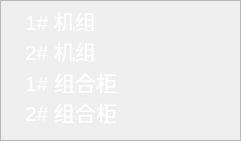
  <widget class="QFrame" name="frame_5">
   <property name="geometry">
    <rect>
     <x>12</x>
     <y>20</y>
     <width>241</width>
     <height>141</height>
    </rect>
   </property>
   <property name="styleSheet">
    <string notr="true">#frame_5{
border-image: url(:/UI/Widget/System_Air_2.png);}</string>
   </property>
   <property name="frameShape">
    <enum>QFrame::StyledPanel</enum>
   </property>
   <property name="frameShadow">
    <enum>QFrame::Raised</enum>
   </property>
   <widget class="QLabel" name="label_13">
    <property name="geometry">
     <rect>
      <x>25</x>
      <y>70</y>
      <width>101</width>
      <height>23</height>
     </rect>
    </property>
    <property name="palette">
     <palette>
      <active>
       <colorrole role="WindowText">
        <brush brushstyle="SolidPattern">
         <color alpha="255">
          <red>255</red>
          <green>255</green>
          <blue>255</blue>
         </color>
        </brush>
       </colorrole>
      </active>
      <inactive>
       <colorrole role="WindowText">
        <brush brushstyle="SolidPattern">
         <color alpha="255">
          <red>255</red>
          <green>255</green>
          <blue>255</blue>
         </color>
        </brush>
       </colorrole>
      </inactive>
      <disabled>
       <colorrole role="WindowText">
        <brush brushstyle="SolidPattern">
         <color alpha="255">
          <red>190</red>
          <green>190</green>
          <blue>190</blue>
         </color>
        </brush>
       </colorrole>
      </disabled>
     </palette>
    </property>
    <property name="font">
     <font>
      <pointsize>16</pointsize>
     </font>
    </property>
    <property name="text">
     <string>1# 组合柜</string>
    </property>
   </widget>
   <widget class="QLabel" name="label_14">
    <property name="geometry">
     <rect>
      <x>25</x>
      <y>100</y>
      <width>91</width>
      <height>23</height>
     </rect>
    </property>
    <property name="palette">
     <palette>
      <active>
       <colorrole role="WindowText">
        <brush brushstyle="SolidPattern">
         <color alpha="255">
          <red>255</red>
          <green>255</green>
          <blue>255</blue>
         </color>
        </brush>
       </colorrole>
      </active>
      <inactive>
       <colorrole role="WindowText">
        <brush brushstyle="SolidPattern">
         <color alpha="255">
          <red>255</red>
          <green>255</green>
          <blue>255</blue>
         </color>
        </brush>
       </colorrole>
      </inactive>
      <disabled>
       <colorrole role="WindowText">
        <brush brushstyle="SolidPattern">
         <color alpha="255">
          <red>190</red>
          <green>190</green>
          <blue>190</blue>
         </color>
        </brush>
       </colorrole>
      </disabled>
     </palette>
    </property>
    <property name="font">
     <font>
      <pointsize>16</pointsize>
     </font>
    </property>
    <property name="text">
     <string>2# 组合柜</string>
    </property>
   </widget>
   <widget class="QLabel" name="label_15">
    <property name="geometry">
     <rect>
      <x>25</x>
      <y>10</y>
      <width>81</width>
      <height>21</height>
     </rect>
    </property>
    <property name="palette">
     <palette>
      <active>
       <colorrole role="WindowText">
        <brush brushstyle="SolidPattern">
         <color alpha="255">
          <red>255</red>
          <green>255</green>
          <blue>255</blue>
         </color>
        </brush>
       </colorrole>
      </active>
      <inactive>
       <colorrole role="WindowText">
        <brush brushstyle="SolidPattern">
         <color alpha="255">
          <red>255</red>
          <green>255</green>
          <blue>255</blue>
         </color>
        </brush>
       </colorrole>
      </inactive>
      <disabled>
       <colorrole role="WindowText">
        <brush brushstyle="SolidPattern">
         <color alpha="255">
          <red>190</red>
          <green>190</green>
          <blue>190</blue>
         </color>
        </brush>
       </colorrole>
      </disabled>
     </palette>
    </property>
    <property name="font">
     <font>
      <pointsize>16</pointsize>
     </font>
    </property>
    <property name="text">
     <string>1# 机组</string>
    </property>
   </widget>
   <widget class="QLabel" name="label_16">
    <property name="geometry">
     <rect>
      <x>25</x>
      <y>40</y>
      <width>81</width>
      <height>21</height>
     </rect>
    </property>
    <property name="palette">
     <palette>
      <active>
       <colorrole role="WindowText">
        <brush brushstyle="SolidPattern">
         <color alpha="255">
          <red>255</red>
          <green>255</green>
          <blue>255</blue>
         </color>
        </brush>
       </colorrole>
      </active>
      <inactive>
       <colorrole role="WindowText">
        <brush brushstyle="SolidPattern">
         <color alpha="255">
          <red>255</red>
          <green>255</green>
          <blue>255</blue>
         </color>
        </brush>
       </colorrole>
      </inactive>
      <disabled>
       <colorrole role="WindowText">
        <brush brushstyle="SolidPattern">
         <color alpha="255">
          <red>190</red>
          <green>190</green>
          <blue>190</blue>
         </color>
        </brush>
       </colorrole>
      </disabled>
     </palette>
    </property>
    <property name="font">
     <font>
      <pointsize>16</pointsize>
     </font>
    </property>
    <property name="text">
     <string>2# 机组</string>
    </property>
   </widget>
  </widget>
